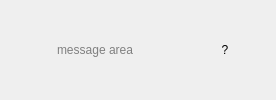
       <widget class="QWidget" name="Panel4" native="true">
        <property name="enabled">
         <bool>true</bool>
        </property>
        <property name="toolTip">
         <string/>
        </property>
        <property name="layoutDirection">
         <enum>Qt::LeftToRight</enum>
        </property>
        <property name="text" stdset="0">
         <string/>
        </property>
        <layout class="QHBoxLayout" name="horizontalLayout_2">
         <item>
          <widget class="QPushButton" name="BtnStrMon">
           <property name="enabled">
            <bool>true</bool>
           </property>
           <property name="sizePolicy">
            <sizepolicy hsizetype="Fixed" vsizetype="Fixed">
             <horstretch>0</horstretch>
             <verstretch>0</verstretch>
            </sizepolicy>
           </property>
           <property name="toolTip">
            <string>Stream Monitor</string>
           </property>
           <property name="text">
            <string/>
           </property>
           <property name="icon">
            <iconset resource="../rtkplot_qt/rtkplot_qt.qrc">
             <normaloff>:/buttons/sqr.bmp</normaloff>:/buttons/sqr.bmp</iconset>
           </property>
           <property name="flat">
            <bool>true</bool>
           </property>
          </widget>
         </item>
         <item>
          <widget class="QLabel" name="Message">
           <property name="enabled">
            <bool>true</bool>
           </property>
           <property name="palette">
            <palette>
             <active>
              <colorrole role="WindowText">
               <brush brushstyle="SolidPattern">
                <color alpha="255">
                 <red>128</red>
                 <green>128</green>
                 <blue>128</blue>
                </color>
               </brush>
              </colorrole>
             </active>
             <inactive>
              <colorrole role="WindowText">
               <brush brushstyle="SolidPattern">
                <color alpha="255">
                 <red>128</red>
                 <green>128</green>
                 <blue>128</blue>
                </color>
               </brush>
              </colorrole>
             </inactive>
             <disabled>
              <colorrole role="WindowText">
               <brush brushstyle="SolidPattern">
                <color alpha="255">
                 <red>128</red>
                 <green>128</green>
                 <blue>128</blue>
                </color>
               </brush>
              </colorrole>
             </disabled>
            </palette>
           </property>
           <property name="toolTip">
            <string/>
           </property>
           <property name="text">
            <string>message area</string>
           </property>
          </widget>
         </item>
         <item>
          <widget class="QPushButton" name="BtnTaskIcon">
           <property name="enabled">
            <bool>true</bool>
           </property>
           <property name="sizePolicy">
            <sizepolicy hsizetype="Fixed" vsizetype="Fixed">
             <horstretch>0</horstretch>
             <verstretch>0</verstretch>
            </sizepolicy>
           </property>
           <property name="palette">
            <palette>
             <active>
              <colorrole role="WindowText">
               <brush brushstyle="SolidPattern">
                <color alpha="255">
                 <red>128</red>
                 <green>128</green>
                 <blue>128</blue>
                </color>
               </brush>
              </colorrole>
             </active>
             <inactive>
              <colorrole role="WindowText">
               <brush brushstyle="SolidPattern">
                <color alpha="255">
                 <red>128</red>
                 <green>128</green>
                 <blue>128</blue>
                </color>
               </brush>
              </colorrole>
             </inactive>
             <disabled>
              <colorrole role="WindowText">
               <brush brushstyle="SolidPattern">
                <color alpha="255">
                 <red>128</red>
                 <green>128</green>
                 <blue>128</blue>
                </color>
               </brush>
              </colorrole>
             </disabled>
            </palette>
           </property>
           <property name="toolTip">
            <string>Task Tray Icon</string>
           </property>
           <property name="text">
            <string/>
           </property>
           <property name="icon">
            <iconset resource="../rtkplot_qt/rtkplot_qt.qrc">
             <normaloff>:/buttons/ttray.bmp</normaloff>:/buttons/ttray.bmp</iconset>
           </property>
           <property name="flat">
            <bool>true</bool>
           </property>
          </widget>
         </item>
         <item>
          <widget class="QPushButton" name="BtnAbout">
           <property name="enabled">
            <bool>true</bool>
           </property>
           <property name="sizePolicy">
            <sizepolicy hsizetype="Fixed" vsizetype="Fixed">
             <horstretch>0</horstretch>
             <verstretch>0</verstretch>
            </sizepolicy>
           </property>
           <property name="palette">
            <palette>
             <active>
              <colorrole role="WindowText">
               <brush brushstyle="SolidPattern">
                <color alpha="255">
                 <red>128</red>
                 <green>128</green>
                 <blue>128</blue>
                </color>
               </brush>
              </colorrole>
             </active>
             <inactive>
              <colorrole role="WindowText">
               <brush brushstyle="SolidPattern">
                <color alpha="255">
                 <red>128</red>
                 <green>128</green>
                 <blue>128</blue>
                </color>
               </brush>
              </colorrole>
             </inactive>
             <disabled>
              <colorrole role="WindowText">
               <brush brushstyle="SolidPattern">
                <color alpha="255">
                 <red>128</red>
                 <green>128</green>
                 <blue>128</blue>
                </color>
               </brush>
              </colorrole>
             </disabled>
            </palette>
           </property>
           <property name="toolTip">
            <string/>
           </property>
           <property name="text">
            <string>?</string>
           </property>
           <property name="flat">
            <bool>true</bool>
           </property>
          </widget>
         </item>
        </layout>
       </widget>
